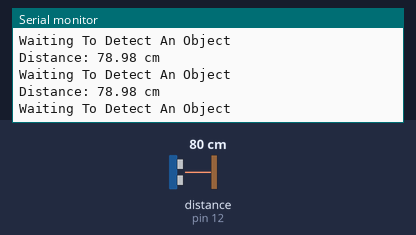
A sketch run on a simulated Arduino Uno, built with avr-gcc and run on an emulated ATmega328P. Shown: the last lines printed to the serial monitor. Wiring (inferred from the names in the program): ultrasonic range finder: trigger pin 11; echo pin 12. The test bench sets the inputs (shaded band); at power-on: distance to the obstacle (sensor on pin 12) 80 cm. The echo pulse lasts 58.3 µs per cm.

Above: at 1.3 s.
1.4 s: distance to the obstacle (sensor on pin 12) set to 17 cm
At 1.84 s:
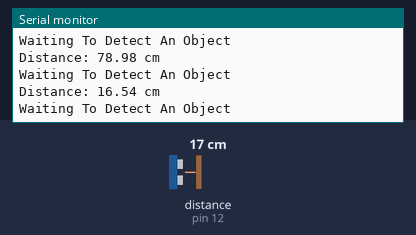
2.9 s: distance to the obstacle (sensor on pin 12) set to 13 cm
At 3.9 s:
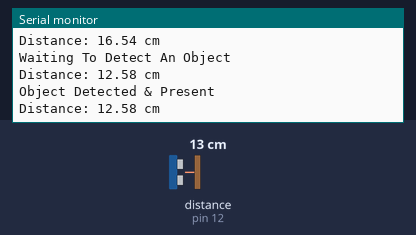
Timing chart, 0 to 5.9 s (numbered marks = the images above; inputs shaded):
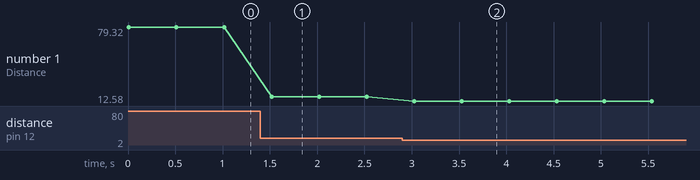

Measured:
- the behaviour switches between 16 and 15 cm on distance to the obstacle (sensor on pin 12) (found by bisection; images 1 and 2)
- after the input at 1.4 s, the serial monitor: prints a new line after 0.12 s (image 1)
- after the input at 2.9 s, the serial monitor: prints a new line after 0.13 s (image 2)
- plotted number 1: 78.98 → 16.54 after the input at 1.4 s, 16.54 → 12.58 after the input at 2.9 s

The sketch:

Counting_DetectObjectsRollingPast.ino
```cpp
const int trigPin = 11;
const int echoPin = 12;


long duration;
float distance;
bool objectPresent = false;
const float objectThreshold = 15.0; // Adjust as needed
int object = 0;
void setup() {
  Serial.begin(9600);
  pinMode(trigPin, OUTPUT);
  pinMode(echoPin, INPUT);
}
void loop() {


  Serial.begin(9600);
  pinMode(trigPin, OUTPUT);
  pinMode(echoPin, INPUT);

  digitalWrite(trigPin, LOW);
  delayMicroseconds(2);


  digitalWrite(trigPin, HIGH);
  delayMicroseconds(10);
  digitalWrite(trigPin, LOW);


  duration = pulseIn(echoPin, HIGH);


  distance = duration * 0.034 / 2;


  Serial.print("Distance: ");
  Serial.print(distance);
  Serial.println(" cm");
  if (distance < objectThreshold) {
    if (!objectPresent) {
      Serial.println("Object Detected & Present");
      objectPresent = true;
    }
  } else {
    if (objectPresent) {
      Serial.println("Detected Object Is Gone");
      objectPresent = false;
      object++;
      Serial.print(object);
      Serial.println(" detected");
    } else {
      Serial.println("Waiting To Detect An Object");
    }
  }
  delay(500);
}
```
